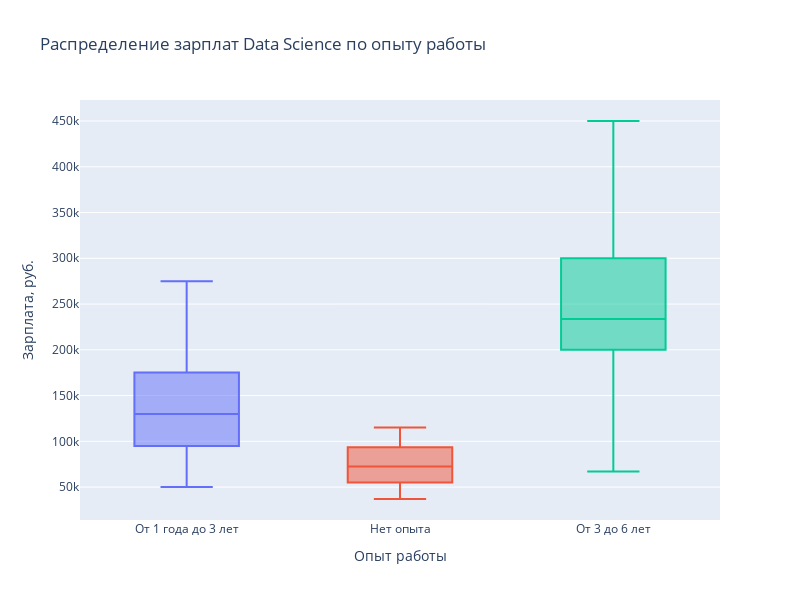

The notebook cell this image was saved under:
### Code cell
# Рисуем боксплот
fig_3 = px.box(
    salary_exp_df,
    x='experience',
    y='salary',
    title='Распределение зарплат Data Science по опыту работы',
    labels={'experience': 'Опыт работы', 'salary': 'Зарплата, руб.'},
    color='experience'  # Раскрашиваем по опыту
)

# Настраиваем оформление
fig_3.update_layout(
    showlegend=False,
    width=800,
    height=600
)

# fig_3.show()
# fig_3.write_html("data/html/fig_3.html")

### Figure 1 — Plotly figure (JSON) as saved in the notebook; plotly's stock layout.template omitted (floating-point values rounded to 4 significant figures)
{"data": [{"alignmentgroup": "True", "hovertemplate": "Опыт работы=%{x}<br>Зарплата, руб.=%{y}<extra></extra>", "legendgroup": "От 1 года до 3 лет", "marker": {"color": "#636efa"}, "name": "От 1 года до 3 лет", "notched": false, "offsetgroup": "От 1 года до 3 лет", "orientation": "v", "showlegend": true, "type": "box", "x": ["От 1 года до 3 лет", "От 1 года до 3 лет", "От 1 года до 3 лет", "От 1 года до 3 лет", "От 1 года до 3 лет", "От 1 года до 3 лет", "От 1 года до 3 лет", "От 1 года до 3 лет", "От 1 года до 3 лет", "От 1 года до 3 лет", "От 1 года до 3 лет", "От 1 года до 3 лет", "От 1 года до 3 лет", "От 1 года до 3 лет", "От 1 года до 3 лет", "От 1 года до 3 лет", "От 1 года до 3 лет", "От 1 года до 3 лет", "От 1 года до 3 лет", "От 1 года до 3 лет", "От 1 года до 3 лет", "От 1 года до 3 лет", "От 1 года до 3 лет", "От 1 года до 3 лет", "От 1 года до 3 лет", "От 1 года до 3 лет", "От 1 года до 3 лет", "От 1 года до 3 лет"], "x0": " ", "xaxis": "x", "y": [60000, 75000, 60000, 110000, 90000, 122047, 50000, 100000, 200000, 225000, 205000, 120000, 150000, 105000, 90000, 150000, 170000, 175346, 275000, 150000, 130000, 130000, 225000, 275000, 50000, 100000, 175000, 143500], "y0": " ", "yaxis": "y"}, {"alignmentgroup": "True", "hovertemplate": "Опыт работы=%{x}<br>Зарплата, руб.=%{y}<extra></extra>", "legendgroup": "Нет опыта", "marker": {"color": "#EF553B"}, "name": "Нет опыта", "notched": false, "offsetgroup": "Нет опыта", "orientation": "v", "showlegend": true, "type": "box", "x": ["Нет опыта", "Нет опыта", "Нет опыта", "Нет опыта", "Нет опыта", "Нет опыта", "Нет опыта"], "x0": " ", "xaxis": "x", "y": [37000, 50000, 72500, 115000, 98000, 80000, 70000], "y0": " ", "yaxis": "y"}, {"alignmentgroup": "True", "hovertemplate": "Опыт работы=%{x}<br>Зарплата, руб.=%{y}<extra></extra>", "legendgroup": "От 3 до 6 лет", "marker": {"color": "#00cc96"}, "name": "От 3 до 6 лет", "notched": false, "offsetgroup": "От 3 до 6 лет", "orientation": "v", "showlegend": true, "type": "box", "x": ["От 3 до 6 лет", "От 3 до 6 лет", "От 3 до 6 лет", "От 3 до 6 лет", "От 3 до 6 лет", "От 3 до 6 лет", "От 3 до 6 лет", "От 3 до 6 лет", "От 3 до 6 лет", "От 3 до 6 лет", "От 3 до 6 лет", "От 3 до 6 лет", "От 3 до 6 лет", "От 3 до 6 лет", "От 3 до 6 лет", "От 3 до 6 лет", "От 3 до 6 лет", "От 3 до 6 лет", "От 3 до 6 лет", "От 3 до 6 лет", "От 3 до 6 лет", "От 3 до 6 лет", "От 3 до 6 лет", "От 3 до 6 лет", "От 3 до 6 лет", "От 3 до 6 лет", "От 3 до 6 лет"], "x0": " ", "xaxis": "x", "y": [119000, 233794, 150000, 233794, 450000, 233794, 292242, 200000, 250000, 140000, 222104, 225000, 300000, 200000, 300000, 275000, 300000, 300000, 155000, 225000, 250000, 300000, 200000, 350000, 300000, 292242, 67126], "y0": " ", "yaxis": "y"}], "layout": {"boxmode": "overlay", "height": 600, "legend": {"title": {"text": "Опыт работы"}, "tracegroupgap": 0}, "showlegend": false, "title": {"text": "Распределение зарплат Data Science по опыту работы"}, "width": 800, "xaxis": {"anchor": "y", "categoryarray": ["От 1 года до 3 лет", "Нет опыта", "От 3 до 6 лет"], "categoryorder": "array", "domain": [0, 1], "title": {"text": "Опыт работы"}}, "yaxis": {"anchor": "x", "domain": [0, 1], "title": {"text": "Зарплата, руб."}}}}
